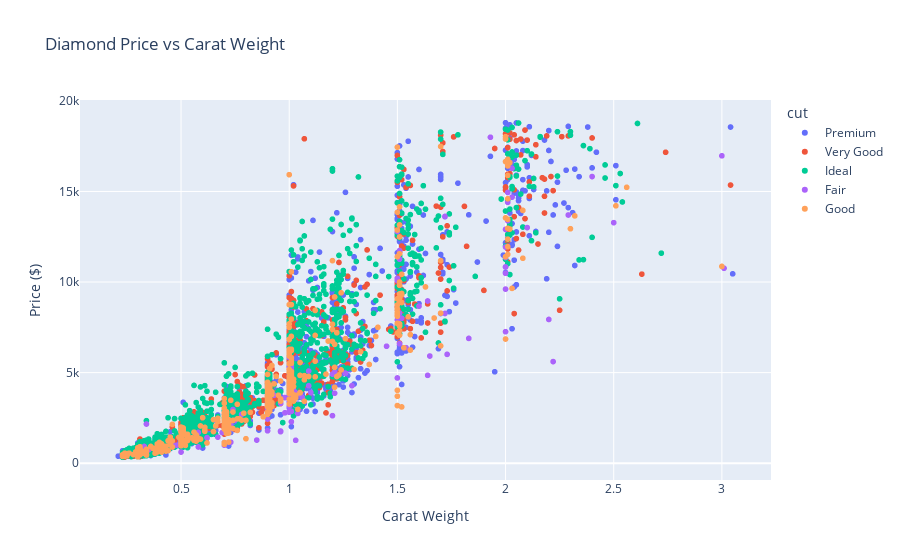

Source (notebook cell):
### Code cell
# scatter plot
fig = px.scatter(df, x='carat', y='price', color='cut',
                 title='Diamond Price vs Carat Weight',
                 labels={'carat':'Carat Weight', 'price':'Price ($)'}
                 )
fig.show()

### Figure 1 — Plotly figure (JSON) as saved in the notebook; plotly's stock layout.template omitted (floating-point values rounded to 4 significant figures; data arrays with more than 128 entries replaced by an {"elided": "..."} marker saying what was removed)
{"data": [{"hovertemplate": "cut=Premium<br>Carat Weight=%{x}<br>Price ($)=%{y}<extra></extra>", "legendgroup": "Premium", "marker": {"color": "#636efa", "symbol": "circle"}, "mode": "markers", "name": "Premium", "showlegend": true, "type": "scattergl", "x": {"elided": "1447 float values"}, "xaxis": "x", "y": {"elided": "1447 int values"}, "yaxis": "y"}, {"hovertemplate": "cut=Very Good<br>Carat Weight=%{x}<br>Price ($)=%{y}<extra></extra>", "legendgroup": "Very Good", "marker": {"color": "#EF553B", "symbol": "circle"}, "mode": "markers", "name": "Very Good", "showlegend": true, "type": "scattergl", "x": {"elided": "1195 float values"}, "xaxis": "x", "y": {"elided": "1195 int values"}, "yaxis": "y"}, {"hovertemplate": "cut=Ideal<br>Carat Weight=%{x}<br>Price ($)=%{y}<extra></extra>", "legendgroup": "Ideal", "marker": {"color": "#00cc96", "symbol": "circle"}, "mode": "markers", "name": "Ideal", "showlegend": true, "type": "scattergl", "x": {"elided": "2127 float values"}, "xaxis": "x", "y": {"elided": "2127 int values"}, "yaxis": "y"}, {"hovertemplate": "cut=Fair<br>Carat Weight=%{x}<br>Price ($)=%{y}<extra></extra>", "legendgroup": "Fair", "marker": {"color": "#ab63fa", "symbol": "circle"}, "mode": "markers", "name": "Fair", "showlegend": true, "type": "scattergl", "x": {"elided": "168 float values"}, "xaxis": "x", "y": {"elided": "168 int values"}, "yaxis": "y"}, {"hovertemplate": "cut=Good<br>Carat Weight=%{x}<br>Price ($)=%{y}<extra></extra>", "legendgroup": "Good", "marker": {"color": "#FFA15A", "symbol": "circle"}, "mode": "markers", "name": "Good", "showlegend": true, "type": "scattergl", "x": {"elided": "457 float values"}, "xaxis": "x", "y": {"elided": "457 int values"}, "yaxis": "y"}], "layout": {"legend": {"title": {"text": "cut"}, "tracegroupgap": 0}, "title": {"text": "Diamond Price vs Carat Weight"}, "xaxis": {"anchor": "y", "domain": [0, 1], "title": {"text": "Carat Weight"}}, "yaxis": {"anchor": "x", "domain": [0, 1], "title": {"text": "Price ($)"}}}}
